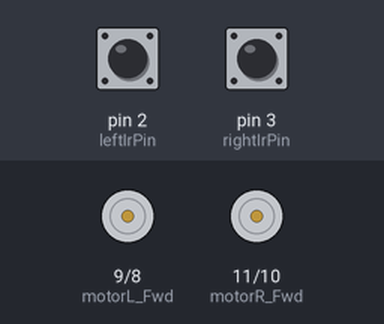
Simulated run of this sketch. Board: Arduino Uno, built with avr-gcc and run on an emulated ATmega328P. On the bench: motor-driver pin pairs drawn as motors (green arrow = first pin HIGH = forward, orange = second pin HIGH = backward, longer = more drive). Inputs (shaded band) come from the test bench; at power-on: pin 2 (leftIrPin) LOW, pin 3 (rightIrPin) LOW.

Above: at 1.2 s.
1.3 s: pin 2 (leftIrPin) pulled HIGH for 0.15 s
At 1.37 s:
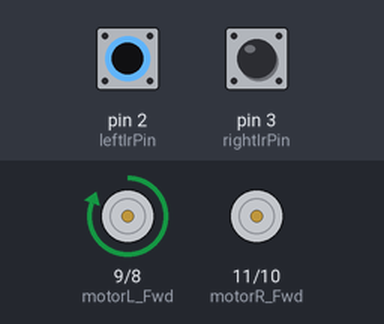
2.9 s: pin 3 (rightIrPin) pulled HIGH for 0.15 s
At 2.97 s:
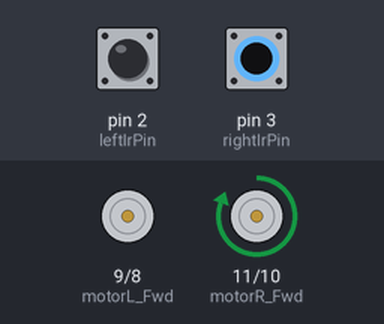
4.5 s: pin 3 (rightIrPin) pulled HIGH for 3.2 s
At 8.8 s:
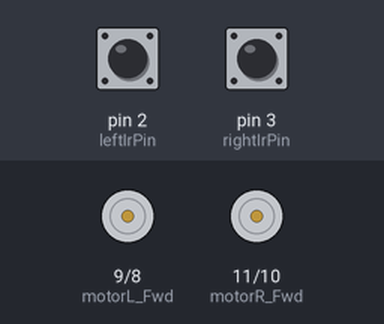
9.2 s: pin 2 (leftIrPin) pulled HIGH for 3.2 s
At 10.0 s:
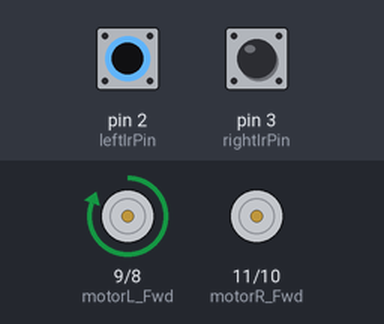
13.9 s: pin 2 (leftIrPin) driven HIGH and pin 3 (rightIrPin) driven HIGH
At 14.7 s:
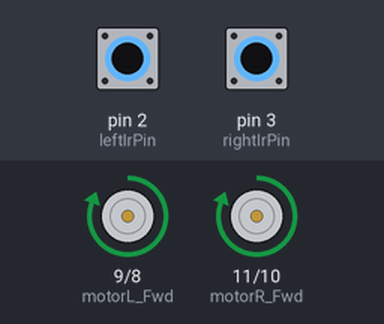
Timing chart, 0 to 16.4 s (numbered marks = the images above; inputs shaded):
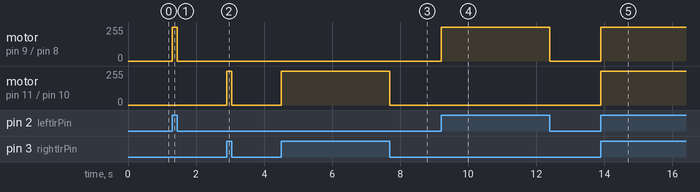

Measured:
- after the input at 1.3 s, motor on pin 9 (motorL_Fwd) / pin 8 (motorL_Bwd): stopped → forward 255/255 at once, → stopped 0.15 s later
- after the input at 2.9 s, motor on pin 11 (motorR_Fwd) / pin 10 (motorR_Bwd): stopped → forward 255/255 at once, → stopped 0.15 s later
- after the input at 4.5 s, motor on pin 11 (motorR_Fwd) / pin 10 (motorR_Bwd): stopped → forward 255/255 at once, → stopped 3.2 s later
- after the input at 9.2 s, motor on pin 9 (motorL_Fwd) / pin 8 (motorL_Bwd): stopped → forward 255/255 at once, → stopped 3.2 s later
- after the input at 13.9 s, motor on pin 9 (motorL_Fwd) / pin 8 (motorL_Bwd), motor on pin 11 (motorR_Fwd) / pin 10 (motorR_Bwd): stopped → forward 255/255 at once

The sketch:

LineFollower.ino
```cpp
// Pin Definitions
const int leftIrPin = 2;
const int rightIrPin = 3;

const int motorL_Fwd = 9;
const int motorL_Bwd = 8;
const int motorR_Fwd = 11;
const int motorR_Bwd = 10;

void setup() {
  // Sensor Inputs
  pinMode(leftIrPin, INPUT);
  pinMode(rightIrPin, INPUT);

  // Motor Driver Outputs
  pinMode(motorL_Fwd, OUTPUT);
  pinMode(motorL_Bwd, OUTPUT);
  pinMode(motorR_Fwd, OUTPUT);
  pinMode(motorR_Bwd, OUTPUT);

  Serial.begin(9600); // For debugging in simulation
}

void loop() {
  int leftState = digitalRead(leftIrPin);
  int rightState = digitalRead(rightIrPin);

  // Motion Logic Implementation
  if (leftState == HIGH && rightState == HIGH) {
    moveForward();
  }
  else if (leftState == LOW && rightState == HIGH) {
    turnLeft();
  }
  else if (leftState == HIGH && rightState == LOW) {
    turnRight();
  }
  else {
    stopRobot();
  }
}

// Movement Functions
void moveForward() {
  digitalWrite(motorL_Fwd, HIGH);
  digitalWrite(motorL_Bwd, LOW);
  digitalWrite(motorR_Fwd, HIGH);
  digitalWrite(motorR_Bwd, LOW);
}

void turnLeft() {
  // To turn left, stop left motor or move it backward
  digitalWrite(motorL_Fwd, LOW);
  digitalWrite(motorL_Bwd, LOW);
  digitalWrite(motorR_Fwd, HIGH);
  digitalWrite(motorR_Bwd, LOW);
}

void turnRight() {
  digitalWrite(motorL_Fwd, HIGH);
  digitalWrite(motorL_Bwd, LOW);
  digitalWrite(motorR_Fwd, LOW);
  digitalWrite(motorR_Bwd, LOW);
}

void stopRobot() {
  digitalWrite(motorL_Fwd, LOW);
  digitalWrite(motorL_Bwd, LOW);
  digitalWrite(motorR_Fwd, LOW);
  digitalWrite(motorR_Bwd, LOW);
}
```
